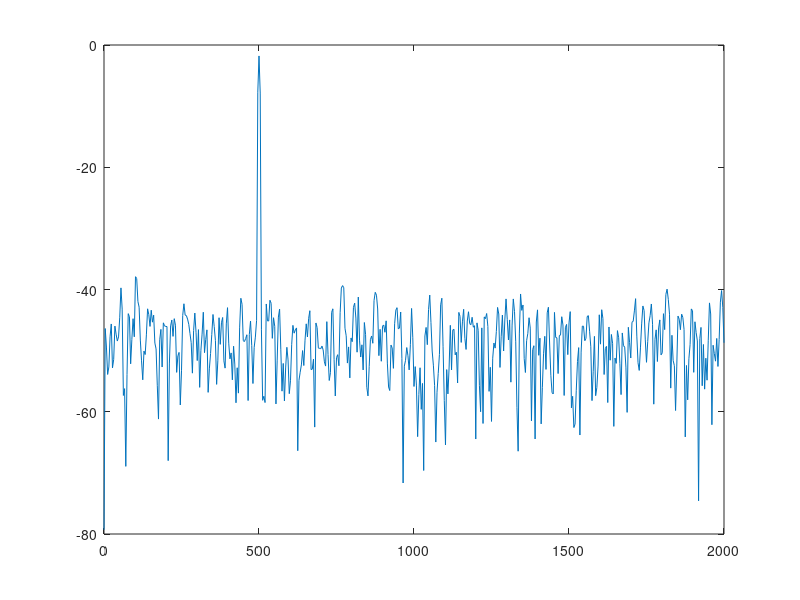

Write the MATLAB code that produced this figure.
fs = 4000;
Ts = 1/fs;
f0 = 500;
A = sqrt(2);
N = 1024;
n = 0:N-1;
x = A*sin(2*pi*f0*n*Ts) + 0.1*randn(1,N);

nfft = N;
%window = rectwin(nfft);
window = hanning(nfft);
[pxx,f]=pwelch(x,window,0,nfft,fs);
PdB_Hz =10*log10(pxx*fs/nfft)

plot(f,PdB_Hz)